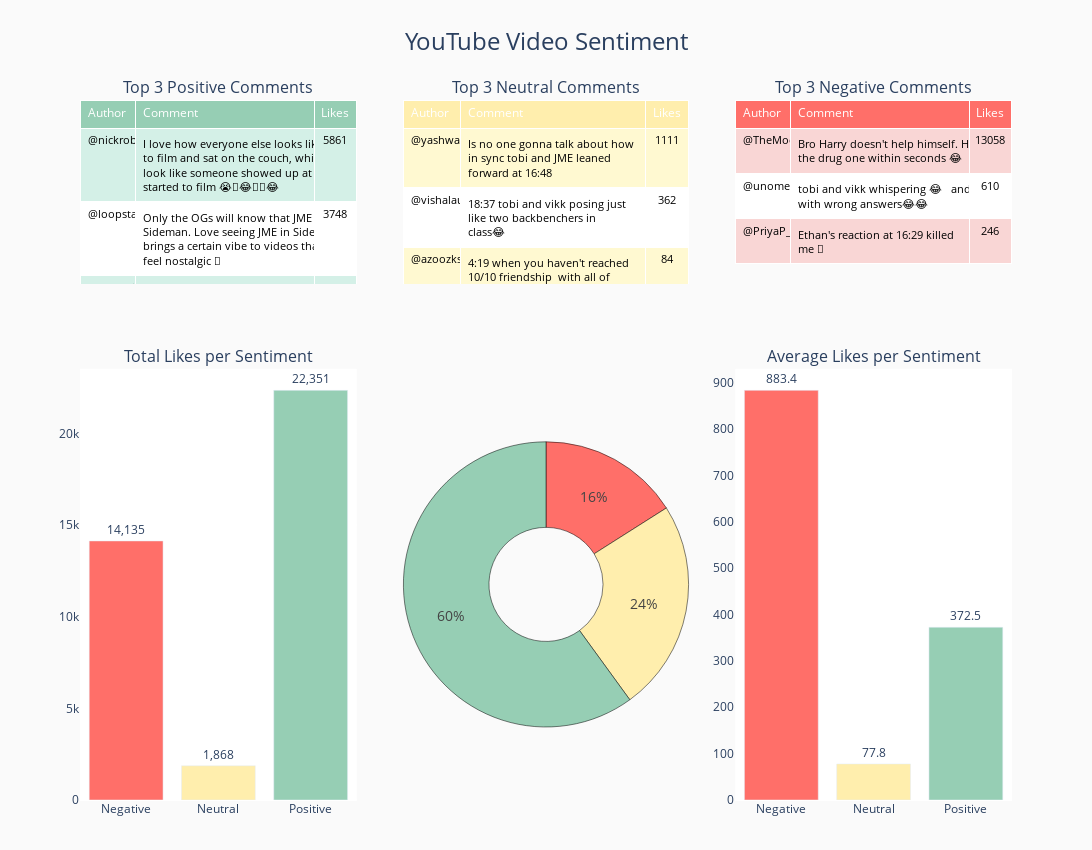

The cell this chart's notebook holds for it:
### Code cell
df = df.rename(columns={'Number of Likes': 'Likes'})
# Pie chart data
sentiment_counts = df['Predicted_class'].value_counts().sort_index()
sentiment_labels = ['Negative', 'Neutral', 'Positive']
colors = ['#ff6f69', '#ffeead', '#96ceb4']

top_pos = df[df['Predicted_class'] == 2].nlargest(3, 'Likes')[['Author', 'Comment', 'Likes']]
top_neg = df[df['Predicted_class'] == 0].nlargest(3, 'Likes')[['Author', 'Comment', 'Likes']]
top_neu = df[df['Predicted_class'] == 1].nlargest(3, 'Likes')[['Author', 'Comment', 'Likes']]

# Wrap comments
def wrap_comments(comments, width=50):
    return ['<br>'.join(wrap(str(c), width)) for c in comments]

top_pos['Comment'] = wrap_comments(top_pos['Comment'])
top_neg['Comment'] = wrap_comments(top_neg['Comment'])

fig = make_subplots(
    rows=2, cols=3,
    specs=[[{"type": "table"}, {"type": "table"}, {"type": "table"}],  
           [{"type": "bar"}, {"type": "pie"}, {"type": "bar"}]],
    column_widths=[0.33, 0.34, 0.33],  
    row_heights=[0.3, 0.7],
    vertical_spacing=0.12,
    horizontal_spacing=0.05,
    subplot_titles=(
        "Top 3 Positive Comments",
        "Top 3 Neutral Comments",
        "Top 3 Negative Comments",
        "Total Likes per Sentiment",
        "",
        "Average Likes per Sentiment"
    )
)

# Positive Comments Table
fig.add_trace(go.Table(
    columnwidth=[0.2, 0.65, 0.15], 
    header=dict(
        values=["Author", "Comment", "Likes"],
        fill_color='#96ceb4',
        font=dict(color='white', size=12),
        align=['left', 'left', 'center'],
    ),
    cells=dict(
        values=[top_pos[col] for col in top_pos.columns],
        fill_color=[['#d4f0e7', 'white', '#d4f0e7']],
        align=['left', 'left', 'center'],
        font=dict(color='black', size=11),
    )
), row=1, col=1)

# Neutral Comments Table
fig.add_trace(go.Table(
    columnwidth=[0.2, 0.65, 0.15], 
    header=dict(
        values=["Author", "Comment", "Likes"],
        fill_color='#ffeead',
        font=dict(color='white', size=12),
        align=['left', 'left', 'center'],
    ),
    cells=dict(
        values=[top_neu[col] for col in top_neu.columns],
        fill_color=[['#fff9d1', 'white', '#fff9d1']],
        align=['left', 'left', 'center'],
        font=dict(color='black', size=11),
    )
), row=1, col=2)

fig.add_trace(go.Pie(
    labels=sentiment_labels,
    values=sentiment_counts,
    marker_colors=colors,
    hole=0.4,
    hoverinfo='label+percent+value',
    textinfo='percent',
    textfont_size=14,
    sort=False,
    direction='clockwise',
    showlegend=False,
    marker=dict(line=dict(color='black', width=0.5)),
    domain=dict(x=[0.34, 0.66], y=[0.35, 0.85])
), row=2, col=2)

# Negative Comments Table
fig.add_trace(go.Table(
    columnwidth=[0.2, 0.65, 0.15],
    header=dict(
        values=["Author", "Comment", "Likes"],
        fill_color='#ff6f69',
        font=dict(color='white', size=12),
        align=['left', 'left', 'center'],
    ),
    cells=dict(
        values=[top_neg[col] for col in top_neg.columns],
        fill_color=[['#f9d6d5', 'white', '#f9d6d5']],
        align=['left', 'left', 'center'],
        font=dict(color='black', size=11),
    )
), row=1, col=3)

# Sum of likes per class
likes_sum = df.groupby('Predicted_class')['Likes'].sum().reindex([0,1,2])
likes_sum = likes_sum.fillna(0)
# Total Likes Bar Chart
fig.add_trace(go.Bar(
    x=sentiment_labels,
    y=likes_sum,
    marker_color=colors,
    text=[f"{int(x):,}" for x in likes_sum],
    textposition='outside',
    name='Total Likes'
), row=2, col=1)

# Average likes per class
likes_avg = df.groupby('Predicted_class')['Likes'].mean().reindex([0,1,2]).fillna(0)
# Average Likes Bar Chart
fig.add_trace(go.Bar(
    x=sentiment_labels,
    y=likes_avg,
    marker_color=colors,
    text=[f"{x:.1f}" for x in likes_avg],
    textposition='outside',
    name='Average Likes'
), row=2, col=3)

# Final Layout
fig.update_layout(
    height=850,
    width=1300,
    title_text="YouTube Video Sentiment",
    title_x=0.5,
    title_font_size=24,
    showlegend=False,
    margin=dict(t=100, b=50),
    plot_bgcolor='white',
    paper_bgcolor='rgba(250,250,250,1)'
)

fig.show()

### Figure 1 — Plotly figure (JSON) as saved in the notebook; plotly's stock layout.template omitted (floating-point values rounded to 4 significant figures)
{"data": [{"cells": {"align": ["left", "left", "center"], "fill": {"color": [["#d4f0e7", "white", "#d4f0e7"]]}, "font": {"color": "black", "size": 11}, "values": [["@nickrob6941", "@loopstationyt", "@Katherine-bt7sr"], ["I love how everyone else looks like they showed up<br>to film and sat on the couch, while Behz and Harry<br>look like someone showed up at their house and<br>started to film 😭🤣😂🤣🤣😂", "Only the OGs will know that JME was an original<br>Sideman. Love seeing JME in Sidemen videos. He<br>brings a certain vibe to videos that make them<br>feel nostalgic 💜", "\"They've all touched a child.\" Josh's reaction is<br>so relatable 😂😂 9:47"], [5861, 3748, 3552]]}, "columnwidth": [0.2, 0.65, 0.15], "domain": {"x": [0, 0.297], "y": [0.736, 1]}, "header": {"align": ["left", "left", "center"], "fill": {"color": "#96ceb4"}, "font": {"color": "white", "size": 12}, "values": ["Author", "Comment", "Likes"]}, "type": "table"}, {"cells": {"align": ["left", "left", "center"], "fill": {"color": [["#fff9d1", "white", "#fff9d1"]]}, "font": {"color": "black", "size": 11}, "values": [["@yashwanthk.r4902", "@vishalaujla6380", "@azoozksa-op8rn"], ["Is no one gonna talk about how in sync tobi and JME leaned forward at 16:48", "18:37 tobi and vikk posing just like two backbenchers in class😂", "4:19 when you haven't reached 10/10 friendship  with all of your friends"], [1111, 362, 84]]}, "columnwidth": [0.2, 0.65, 0.15], "domain": {"x": [0.347, 0.653], "y": [0.736, 1]}, "header": {"align": ["left", "left", "center"], "fill": {"color": "#ffeead"}, "font": {"color": "white", "size": 12}, "values": ["Author", "Comment", "Likes"]}, "type": "table"}, {"direction": "clockwise", "domain": {"x": [0.347, 0.653], "y": [0, 0.616]}, "hole": 0.4, "hoverinfo": "label+percent+value", "labels": ["Negative", "Neutral", "Positive"], "marker": {"colors": ["#ff6f69", "#ffeead", "#96ceb4"], "line": {"color": "black", "width": 0.5}}, "showlegend": false, "sort": false, "textfont": {"size": 14}, "textinfo": "percent", "type": "pie", "values": [16, 24, 60]}, {"cells": {"align": ["left", "left", "center"], "fill": {"color": [["#f9d6d5", "white", "#f9d6d5"]]}, "font": {"color": "black", "size": 11}, "values": [["@TheMoogway", "@unomenum", "@PriyaP_2000"], ["Bro Harry doesn't help himself. He literally got<br>the drug one within seconds 😂", "tobi and vikk whispering 😂   and still coming up<br>with wrong answers😂😂", "Ethan's reaction at 16:29 killed me 🤣"], [13058, 610, 246]]}, "columnwidth": [0.2, 0.65, 0.15], "domain": {"x": [0.703, 1], "y": [0.736, 1]}, "header": {"align": ["left", "left", "center"], "fill": {"color": "#ff6f69"}, "font": {"color": "white", "size": 12}, "values": ["Author", "Comment", "Likes"]}, "type": "table"}, {"marker": {"color": ["#ff6f69", "#ffeead", "#96ceb4"]}, "name": "Total Likes", "text": ["14,135", "1,868", "22,351"], "textposition": "outside", "type": "bar", "x": ["Negative", "Neutral", "Positive"], "xaxis": "x", "y": [14135, 1868, 22351], "yaxis": "y"}, {"marker": {"color": ["#ff6f69", "#ffeead", "#96ceb4"]}, "name": "Average Likes", "text": ["883.4", "77.8", "372.5"], "textposition": "outside", "type": "bar", "x": ["Negative", "Neutral", "Positive"], "xaxis": "x2", "y": [883.4, 77.83, 372.5], "yaxis": "y2"}], "layout": {"annotations": [{"font": {"size": 16}, "showarrow": false, "text": "Top 3 Positive Comments", "x": 0.1485, "xanchor": "center", "xref": "paper", "y": 1, "yanchor": "bottom", "yref": "paper"}, {"font": {"size": 16}, "showarrow": false, "text": "Top 3 Neutral Comments", "x": 0.5, "xanchor": "center", "xref": "paper", "y": 1, "yanchor": "bottom", "yref": "paper"}, {"font": {"size": 16}, "showarrow": false, "text": "Top 3 Negative Comments", "x": 0.8515, "xanchor": "center", "xref": "paper", "y": 1, "yanchor": "bottom", "yref": "paper"}, {"font": {"size": 16}, "showarrow": false, "text": "Total Likes per Sentiment", "x": 0.1485, "xanchor": "center", "xref": "paper", "y": 0.616, "yanchor": "bottom", "yref": "paper"}, {"font": {"size": 16}, "showarrow": false, "text": "Average Likes per Sentiment", "x": 0.8515, "xanchor": "center", "xref": "paper", "y": 0.616, "yanchor": "bottom", "yref": "paper"}], "height": 850, "margin": {"b": 50, "t": 100}, "paper_bgcolor": "rgba(250,250,250,1)", "plot_bgcolor": "white", "showlegend": false, "title": {"font": {"size": 24}, "text": "YouTube Video Sentiment", "x": 0.5}, "width": 1300, "xaxis": {"anchor": "y", "domain": [0, 0.297]}, "xaxis2": {"anchor": "y2", "domain": [0.703, 1]}, "yaxis": {"anchor": "x", "domain": [0, 0.616]}, "yaxis2": {"anchor": "x2", "domain": [0, 0.616]}}}
